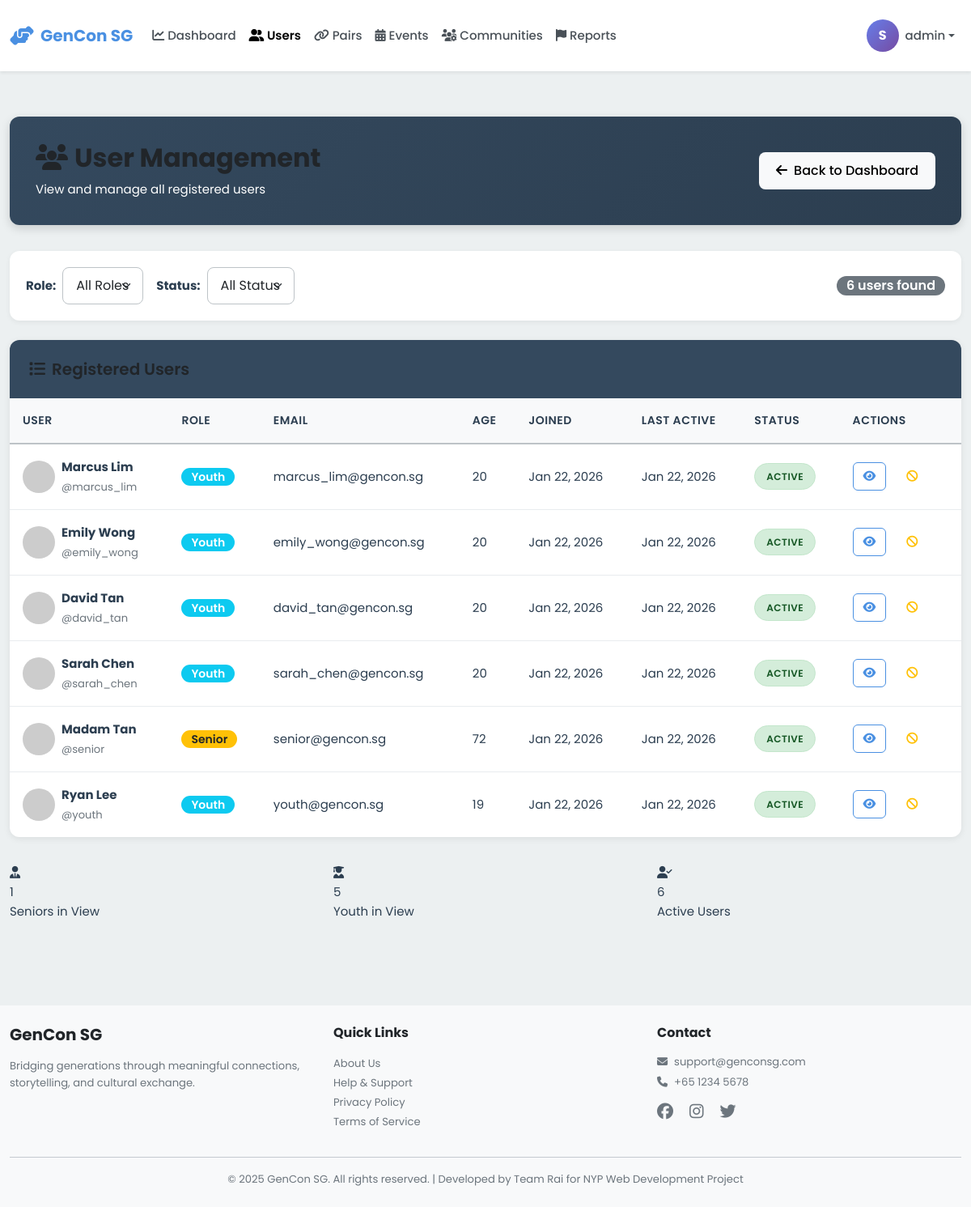
Page /admin/users (signed in) on the committed database.
### models.py (models this page shows, shortened)
class User(db.Model):
    __tablename__ = 'users'
    id = db.Column(db.Integer, primary_key=True)
    username = db.Column(db.String(80), unique=True, nullable=False, index=True)
    password_hash = db.Column(db.String(255), nullable=False)
    email = db.Column(db.String(120), unique=True, nullable=False, index=True)
    full_name = db.Column(db.String(120), nullable=False)
    phone = db.Column(db.String(20))
    age = db.Column(db.Integer, nullable=False)
    bio = db.Column(db.Text)  # User biography
    school = db.Column(db.String(255))  # School or organization for youth
    role = db.Column(db.String(20), nullable=False)  # 'senior', 'youth', or 'admin'
    profile_picture = db.Column(db.String(255), default='default-avatar.png')
    disable_reason = db.Column(db.Text)
    interests_json = db.Column(db.Text)  # Stores interests as JSON array
    languages_json = db.Column(db.Text)  # Stores languages as JSON array
    accessibility_settings_json = db.Column(db.Text)  # Stores settings as JSON object
    created_at = db.Column(db.DateTime, default=datetime.utcnow, nullable=False)
    last_active = db.Column(db.DateTime, default=datetime.utcnow, nullable=False)
    is_active = db.Column(db.Boolean, default=True)
    stories = db.relationship('Story', back_populates='user', lazy='dynamic')
    sent_messages = db.relationship('Message', foreign_keys='Message.sender_id',
                                   back_populates='sender', lazy='dynamic')
    received_messages = db.relationship('Message', foreign_keys='Message.recipient_id',
                                       back_populates='recipient', lazy='dynamic')
    senior_pairs = db.relationship('Pair', foreign_keys='Pair.senior_id',
                                   back_populates='senior', lazy='dynamic')
    youth_pairs = db.relationship('Pair', foreign_keys='Pair.youth_id',
                                 back_populates='youth', lazy='dynamic')
    streak = db.relationship('Streak', back_populates='user', uselist=False)
    badges = db.relationship('Badge', back_populates='user', lazy='dynamic')
    checkins = db.relationship('Checkin', back_populates='user', lazy='dynamic')
    @property
    def interests(self):
        """Get interests as Python list from JSON string."""
        if self.interests_json:
            return json.loads(self.interests_json)
        return []
    @interests.setter
    def interests(self, value):
        """Set interests from Python list, store as JSON string."""
        self.interests_json = json.dumps(value)
    @property
    def languages(self):
        """Get languages as Python list from JSON string."""
        if self.languages_json:
            return json.loads(self.languages_json)
        return []
    @languages.setter
    def languages(self, value):
        """Set languages from Python list, store as JSON string."""
        self.languages_json = json.dumps(value)
    @property
    def accessibility_settings(self):
        """Get accessibility settings as Python dict from JSON string."""
        if self.accessibility_settings_json:
            return json.loads(self.accessibility_settings_json)
        return {}

### blueprints/admin.py (the view)
@admin_bp.route('/users')
@admin_required
def users():
    role_filter = request.args.get('role', 'all')
    status_filter = request.args.get('status', 'all')
    query = User.query.filter(User.role != 'admin')
    if role_filter != 'all':
        query = query.filter_by(role=role_filter)
    if status_filter == 'active':
        query = query.filter_by(is_active=True)
    elif status_filter == 'inactive':
        query = query.filter_by(is_active=False)
    users = query.order_by(User.created_at.desc()).all()
    return render_template('admin/users.html',
                         users=users,
                         role_filter=role_filter,
                         status_filter=status_filter)

### app.py (called while the page is built)
@app.context_processor
def inject_user():
    return dict(session=session)

### blueprints/admin.py (called while the page is built)
def admin_required(f):
    @wraps(f)
    def decorated_function(*args, **kwargs):
        if 'user_id' not in session:
            flash('Please login to access this page', 'warning')
            return redirect(url_for('auth.login', role='admin'))
        if session.get('role') != 'admin':
            flash('Access denied. Admin privileges required.', 'danger')
            return redirect(url_for('index'))
        return f(*args, **kwargs)
    return decorated_function

### templates/admin/users.html (shortened to what this page needs)
{% extends "base.html" %}
{% block extra_css %}
<link rel="stylesheet" href="{{ url_for('static', filename='css/admin.css') }}">
{% endblock %}
{% block content %}
<div class="container-fluid py-4">
    <div class="admin-header">
        <div class="d-flex justify-content-between align-items-center">
            <div>
                <h1><i class="fas fa-users me-2"></i>User Management</h1>
                <p class="mb-0">View and manage all registered users</p>
            </div>
            <a href="{{ url_for('admin.dashboard') }}" class="btn btn-light">
                <i class="fas fa-arrow-left me-2"></i>Back to Dashboard
            </a>
        </div>
    </div>
    <div class="filter-bar">
        <form method="GET" class="d-flex gap-3 flex-wrap align-items-center w-100">
            <div class="d-flex align-items-center gap-2">
                <label for="role" class="fw-bold text-nowrap">Role:</label>
                <select name="role" id="role" class="form-select" onchange="this.form.submit()">
                    <option value="all" {% if role_filter == 'all' %}selected{% endif %}>All Roles</option>
                </select>
            </div>
            <div class="d-flex align-items-center gap-2">
                <label for="status" class="fw-bold text-nowrap">Status:</label>
                <select name="status" id="status" class="form-select" onchange="this.form.submit()">
                    <option value="all" {% if status_filter == 'all' %}selected{% endif %}>All Status</option>
                </select>
            </div>
            <div class="ms-auto">
                <span class="badge bg-secondary fs-6">{{ users|length }} users found</span>
            </div>
        </form>
    </div>
    <div class="data-table-container">
        <div class="table-header">
            <h3><i class="fas fa-list me-2"></i>Registered Users</h3>
        </div>
        {% if users %}
        <table class="data-table">
            <thead>
                <tr>
                    <th>User</th>
                    <th>Role</th>
                    <th>Email</th>
                    <th>Age</th>
                    <th>Joined</th>
                    <th>Last Active</th>
                    <th>Status</th>
                    <th>Actions</th>
                </tr>
            </thead>
            <tbody>
                {% for user in users %}
                <tr>
                    <td>
                        <div class="d-flex align-items-center gap-2">
                            <img src="{{ url_for('static', filename='images/' + (user.profile_picture or 'default-avatar.png')) }}"
                                 alt="Avatar"
                                 class="rounded-circle"
                                 style="width: 40px; height: 40px; object-fit: cover;"
                                 onerror="this.src='https://ui-avatars.com/api/?name={{ user.full_name }}&background=random'">
                            <div>
                                <div class="fw-bold">{{ user.full_name }}</div>
                                <small class="text-muted">@{{ user.username }}</small>
                            </div>
                        </div>
                    </td>
                    <td>
                        <span class="badge {% if user.role == 'senior' %}bg-warning text-dark{% else %}bg-info{% endif %}">
                            {{ user.role|capitalize }}
                        </span>
                    </td>
                    <td>{{ user.email }}</td>
                    <td>{{ user.age }}</td>
                    <td>{{ user.created_at.strftime('%b %d, %Y') }}</td>
                    <td>{{ user.last_active.strftime('%b %d, %Y') }}</td>
                    <td>
                        {% if user.is_active %}
                        <span class="status-badge active">Active</span>
                        {% else %}
                        <span class="status-badge inactive">Inactive</span>
                        {% endif %}
                    </td>
                    <td>
                        <div class="d-flex gap-1">
                            <a href="{{ url_for('admin.user_detail', user_id=user.id) }}"
                               class="btn btn-sm btn-outline-primary table-action-btn"
                               title="View Details">
                                <i class="fas fa-eye"></i>
                            </a>
                            <form action="{{ url_for('admin.toggle_user_status', user_id=user.id) }}" method="POST" class="d-inline">
                                <button type="submit" class="btn btn-sm btn-outline-warning table-action-btn"
                                        title="{{ 'Deactivate' if user.is_active else 'Activate' }} User">
                                    <i class="fas {{ 'fa-ban' if user.is_active else 'fa-check' }}"></i>
                                </button>
                            </form>
                        </div>
                    </td>
                </tr>
                {% endfor %}
            </tbody>
        </table>
        {% else %}
        <div class="text-center py-5">
            <i class="fas fa-users fa-3x text-muted mb-3"></i>
            <h5 class="text-muted">No users found</h5>
            <p class="text-muted">Try adjusting your filters</p>
        </div>
        {% endif %}
    </div>
    <div class="row mt-4">
        <div class="col-md-4">
            <div class="stat-card seniors">
                <div class="stat-icon"><i class="fas fa-user-tie"></i></div>
                <div class="stat-value">{{ users|selectattr('role', 'equalto', 'senior')|list|length }}</div>
                <div class="stat-label">Seniors in View</div>
            </div>
        </div>
        <div class="col-md-4">
            <div class="stat-card youth">
                <div class="stat-icon"><i class="fas fa-user-graduate"></i></div>
                <div class="stat-value">{{ users|selectattr('role', 'equalto', 'youth')|list|length }}</div>
                <div class="stat-label">Youth in View</div>
            </div>
        </div>
        <div class="col-md-4">
            <div class="stat-card">
                <div class="stat-icon"><i class="fas fa-user-check"></i></div>
                <div class="stat-value">{{ users|selectattr('is_active')|list|length }}</div>
                <div class="stat-label">Active Users</div>
            </div>
        </div>
    </div>
</div>
{% endblock %}

### static/css/main.css (style rules this page uses)
:root { --primary-color: #4A90E2; --primary-hover: #357ABD; --secondary-color: #7B68EE; --success-color: #28A745; --warning-color: #FFC107; --danger-color: #DC3545; --info-color: #17A2B8; --senior-primary: #E67E22; --senior-secondary: #2ECC71; --senior-accent: #F39C12; --youth-primary: #9B59B6; --youth-secondary: #3498DB; --youth-accent: #E74C3C; --admin-primary: #34495E; --admin-secondary: #16A085; --admin-accent: #E67E22; --white: #FFFFFF; --black: #000000; --gray-100: #F8F9FA; --gray-200: #E9ECEF; --gray-300: #DEE2E6; --gray-400: #CED4DA; --gray-500: #ADB5BD; --gray-600: #6C757D; --gray-700: #495057; --gray-800: #343A40; --gray-900: #212529; --font-family: 'Poppins', -apple-system, BlinkMacSystemFont, 'Segoe UI', sans-serif; --font-size-base: 16px; --font-size-sm: 14px; --font-size-lg: 18px; --font-size-xl: 20px; --font-size-xxl: 24px; --font-weight-light: 300; --font-weight-normal: 400; --font-weight-medium: 500; --font-weight-semibold: 600; --font-weight-bold: 700; --spacing-xs: 0.25rem; --spacing-sm: 0.5rem; --spacing-md: 1rem; --spacing-lg: 1.5rem; --spacing-xl: 2rem; --spacing-xxl: 3rem; --border-radius-sm: 0.25rem; --border-radius-md: 0.5rem; --border-radius-lg: 1rem; --border-radius-xl: 1.5rem; --border-radius-pill: 50rem; --shadow-sm: 0 1px 2px rgba(0, 0, 0, 0.05); --shadow-md: 0 4px 6px rgba(0, 0, 0, 0.1); --shadow-lg: 0 10px 15px rgba(0, 0, 0, 0.15); --shadow-xl: 0 20px 25px rgba(0, 0, 0, 0.2); --transition-fast: 150ms ease-in-out; --transition-base: 300ms ease-in-out; --transition-slow: 500ms ease-in-out; --z-dropdown: 1000; --z-sticky: 1020; --z-fixed: 1030; --z-modal-backdrop: 1040; --z-modal: 1050; --z-popover: 1060; --z-tooltip: 1070; }
* { margin: 0; padding: 0; box-sizing: border-box; word-wrap: break-word; overflow-wrap: break-word; }
a { text-decoration: none; color: inherit; transition: color var(--transition-fast); }
img { max-width: 100%; height: auto; display: block; }
body { font-family: var(--font-family); font-size: var(--font-size-base); font-weight: var(--font-weight-normal); line-height: 1.6; color: var(--gray-900); background-color: var(--gray-100); overflow-x: hidden; width: 100%; position: relative; }
.container, .container-fluid { width: 100%; max-width: 100vw; overflow-x: hidden; }
h1, h2, h3, h4, h5, h6 { font-weight: var(--font-weight-bold); line-height: 1.2; margin-bottom: var(--spacing-md); color: var(--gray-900); }
h1 { font-size: 2.5rem; }
h3 { font-size: 1.75rem; }
p { margin-bottom: var(--spacing-md); }
.text-muted { color: var(--gray-600) !important; }
.btn { display: inline-block; font-weight: var(--font-weight-medium); text-align: center; white-space: nowrap; vertical-align: middle; user-select: none; border: 1px solid transparent; padding: 0.625rem 1.25rem; font-size: var(--font-size-base); line-height: 1.5; border-radius: var(--border-radius-md); transition: all var(--transition-base); cursor: pointer; }
.btn-outline-primary { color: var(--primary-color); border-color: var(--primary-color); background-color: transparent; }
.btn-sm { padding: 0.375rem 0.75rem; font-size: var(--font-size-sm); }
.badge { display: inline-block; padding: 0.25rem 0.75rem; font-size: 0.875rem; font-weight: var(--font-weight-semibold); line-height: 1; text-align: center; white-space: nowrap; vertical-align: baseline; border-radius: var(--border-radius-pill); }
.mt-4 { margin-top: var(--spacing-lg); }
.d-flex { display: flex; }
.justify-content-between { justify-content: space-between; }
.align-items-center { align-items: center; }
.flex-wrap { flex-wrap: wrap; }
.gap-1 { gap: var(--spacing-xs); }
.gap-2 { gap: var(--spacing-sm); }
.gap-3 { gap: var(--spacing-md); }
.fw-bold { font-weight: var(--font-weight-bold); }
.rounded-circle { border-radius: 50%; }

### rows in the picture
User: full_name "Marcus Lim", username "marcus_lim", role "Youth", email "marcus_lim@gencon.sg", age "20", created_at "Jan 22, 2026", last_active "Jan 22, 2026", is_active "ACTIVE"
User: full_name "Emily Wong", username "emily_wong", role "Youth", email "emily_wong@gencon.sg", age "20", created_at "Jan 22, 2026", last_active "Jan 22, 2026", is_active "ACTIVE"
User: full_name "David Tan", username "david_tan", role "Youth", email "david_tan@gencon.sg", age "20", created_at "Jan 22, 2026", last_active "Jan 22, 2026", is_active "ACTIVE"
User: full_name "Sarah Chen", username "sarah_chen", role "Youth", email "sarah_chen@gencon.sg", age "20", created_at "Jan 22, 2026", last_active "Jan 22, 2026", is_active "ACTIVE"
User: full_name "Madam Tan", username "senior", role "Senior", email "senior@gencon.sg", age "72", created_at "Jan 22, 2026", last_active "Jan 22, 2026", is_active "ACTIVE"
User: full_name "Ryan Lee", username "youth", role "Youth", email "youth@gencon.sg", age "19", created_at "Jan 22, 2026", last_active "Jan 22, 2026", is_active "ACTIVE"

### other values in the picture
{{ session.get('full_name', 'U')[0] | upper }} "S"
{{ session.username }} "admin"
{{ users|length }} "6"
{{ users|selectattr('role', 'equalto', 'senior')|list|length }} "1"
{{ users|selectattr('role', 'equalto', 'youth')|list|length }} "5"
{{ users|selectattr('is_active')|list|length }} "6"
